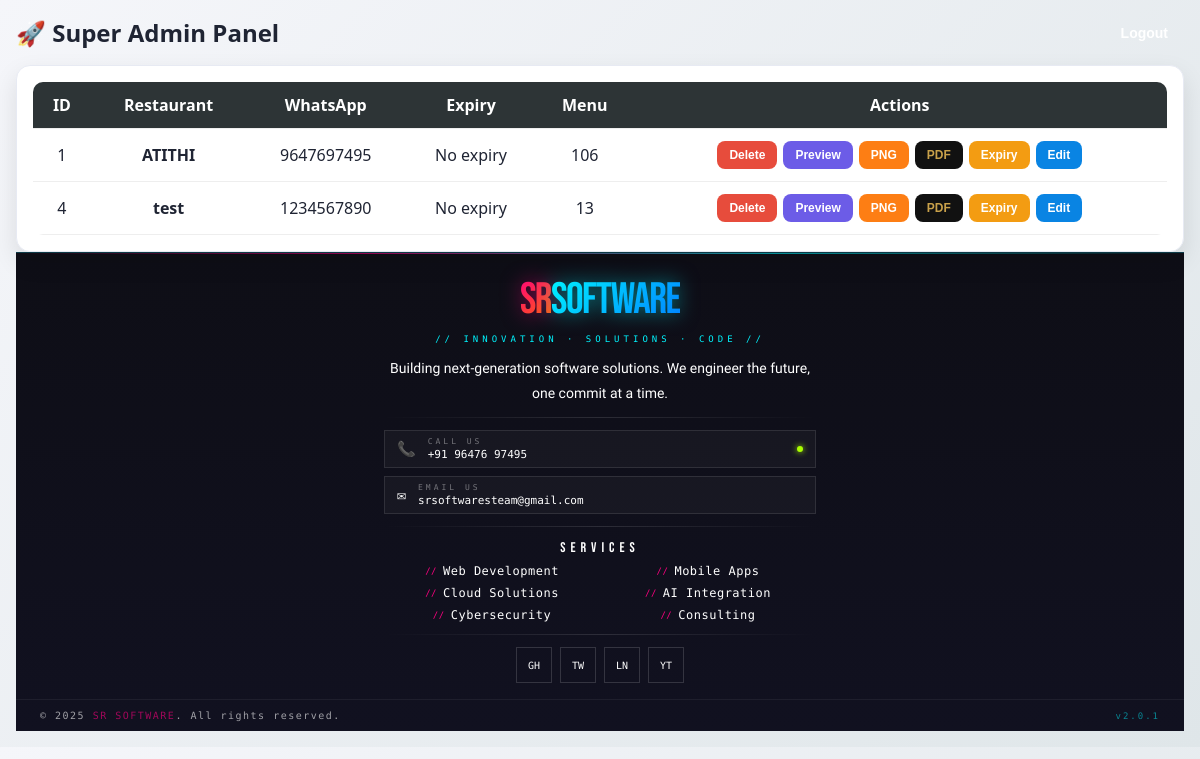
The page /superadmin (signed in) on the database its author committed.
### models.py (models this page shows)
class User(db.Model):
    __tablename__ = 'users'
    id = db.Column(db.Integer, primary_key=True)
    username = db.Column(db.String(100), unique=True, nullable=False)
    password = db.Column(db.String(200), nullable=False)
    is_admin = db.Column(db.Integer, default=0)
    expiry = db.Column(db.String(20))
    whatsapp = db.Column(db.String(20))
    address = db.Column(db.String(300))
    banner = db.Column(db.String(200))
    logo = db.Column(db.String(200))
    upi_qr = db.Column(db.String(200))
    table_numbers = db.Column(db.String(500), default='1,2,3,4,5,6,7,8,9,10')
    slogan = db.Column(db.String(200), default='')
    theme_preset = db.Column(db.String(50), default='default')
    menu_items = db.relationship('Menu', backref='user', lazy=True, cascade='all, delete-orphan')
    orders = db.relationship('Order', backref='user', lazy=True, cascade='all, delete-orphan')

### blueprints/admin.py (the view)
@admin_bp.route('/superadmin')
@admin_required
def superadmin():
    users = User.query.filter_by(is_admin=0).all()
    menu_counts = dict(
        db.session.query(Menu.user_id, db.func.count(Menu.id))
        .group_by(Menu.user_id)
        .all()
    )
    user_data = []
    for u in users:
        user_data.append({
            "id": u.id,
            "username": u.username,
            "whatsapp": u.whatsapp,
            "expiry": u.expiry,
            "menu_count": menu_counts.get(u.id, 0)
        })
    return render_template("superadmin.html", users=user_data, today=str(date.today()))

### blueprints/admin.py (called while the page is built)
def admin_required(f):
    @wraps(f)
    def decorated(*args, **kwargs):
        if 'user_id' not in session:
            return redirect('/')
        user = db.session.get(User, session['user_id'])
        if not user or user.is_admin != 1:
            abort(403)
        return f(*args, **kwargs)
    return decorated

### security.py (called while the page is built)
def get_csrf_token():
    token = session.get(CSRF_SESSION_KEY)
    if not token:
        token = secrets.token_urlsafe(32)
        session[CSRF_SESSION_KEY] = token
    return token

def init_csrf_protection(app):
    @app.before_request
    def csrf_protect():
        if request.method in SAFE_METHODS:
            return
        validate_csrf_token()
    @app.context_processor
    def inject_csrf_token():
        return {"csrf_token": get_csrf_token()}

### templates/superadmin.html (shortened to what this page needs)
<!DOCTYPE html>
<html>
<head>
</head>
<body>
    <div style="display: flex; justify-content: space-between; align-items: center; margin-bottom: 16px;">
        <h2 style="margin: 0;">🚀 Super Admin Panel</h2>
        <a href="/logout"><button
                style="background: var(--danger); color: white; padding: 8px 16px; font-size: 14px;">Logout</button></a>
    </div>
    <div class="card">
        <div class="table-wrap">
            <table>
                <tr>
                    <th>ID</th>
                    <th>Restaurant</th>
                    <th>WhatsApp</th>
                    <th>Expiry</th>
                    <th>Menu</th>
                    <th>Actions</th>
                </tr>
                {% for u in users %}
                <tr>
                    <td>{{u.id}}</td>
                    <td><b>{{u.username}}</b></td>
                    <td>{{u.whatsapp}}</td>
                    <td>
                        {% if u.expiry %}
                        {% if u.expiry < today %} <span class="badge expired">Expired</span><br>
                            {{u.expiry}}
                            {% else %}
                            <span class="badge active">Active</span><br>
                            {{u.expiry}}
                            {% endif %}
                            {% else %}
                            No expiry
                            {% endif %}
                    </td>
                    <td>{{u.menu_count}}</td>
                    <td>
                        <div class="actions">
                            <form method="POST" action="/delete_user/{{u.id}}" style="display:inline"
                                onsubmit="return confirm('Delete {{u.username}}?')">
                                <button class="btn-delete" type="submit">Delete</button>
                            </form>
                            <a href="/qr/{{u.username}}" target="_blank"><button class="btn-qr">Preview</button></a>
                            <a href="/qr/{{u.username}}?type=png"><button class="btn-png">PNG</button></a>
                            <a href="/qr/{{u.username}}?type=pdf"><button class="btn-pdf">PDF</button></a>
                            <a href="/set_expiry/{{u.id}}"><button class="btn-expiry">Expiry</button></a>
                            <a href="/edit_user/{{u.id}}"><button class="btn-edit">Edit</button></a>
                        </div>
                    </td>
                </tr>
                {% endfor %}
            </table>
        </div>
    </div>
    {% include 'sr_footer.html' %}
</body>
</html>

### templates/superadmin.html (style rules this page uses)
:root { --bg: #eef1f8; --card: #ffffff; --text: #1f2433; --border: #e7eaf3; --primary: #2d3436; }
* { box-sizing: border-box; }
body { font-family: 'Segoe UI', Tahoma, Geneva, Verdana, sans-serif; background: linear-gradient(135deg, #f5f6fa, #dfe6e9); padding: 16px; margin: 0; color: var(--text); }
h2 { margin: 0 0 16px; font-size: 24px; animation: fadeUp 0.4s ease both; }
.card { background: var(--card); padding: 16px; border-radius: 14px; box-shadow: 0 10px 25px rgba(0, 0, 0, 0.1); border: 1px solid var(--border); animation: fadeUp 0.45s ease both; }
.table-wrap { width: 100%; overflow-x: auto; border-radius: 10px; }
table { width: 100%; min-width: 880px; border-collapse: collapse; }
th { background: var(--primary); color: white; font-weight: 600; }
th, td { padding: 12px; text-align: center; border-bottom: 1px solid #eee; vertical-align: middle; }
.actions { display: flex; justify-content: center; flex-wrap: wrap; gap: 6px; }
.actions a { text-decoration: none; }
button { padding: 7px 12px; border: none; border-radius: 8px; cursor: pointer; margin: 0; transition: transform 0.2s ease, opacity 0.2s ease; font-size: 12px; font-weight: 600; }
.btn-delete { background: #e74c3c; color: white; }
.btn-qr { background: #6c5ce7; color: white; }
.btn-png { background: #fd7e14; color: white; }
.btn-pdf { background: #111; color: #C9A14A; }
.btn-expiry { background: #f39c12; color: white; }
.btn-edit { background: #0984e3; color: white; }

### rows shown on the page
User: id "1", username "ATITHI", whatsapp "9647697495", menu_count "106"
User: id "4", username "test", whatsapp "1234567890", menu_count "13"
